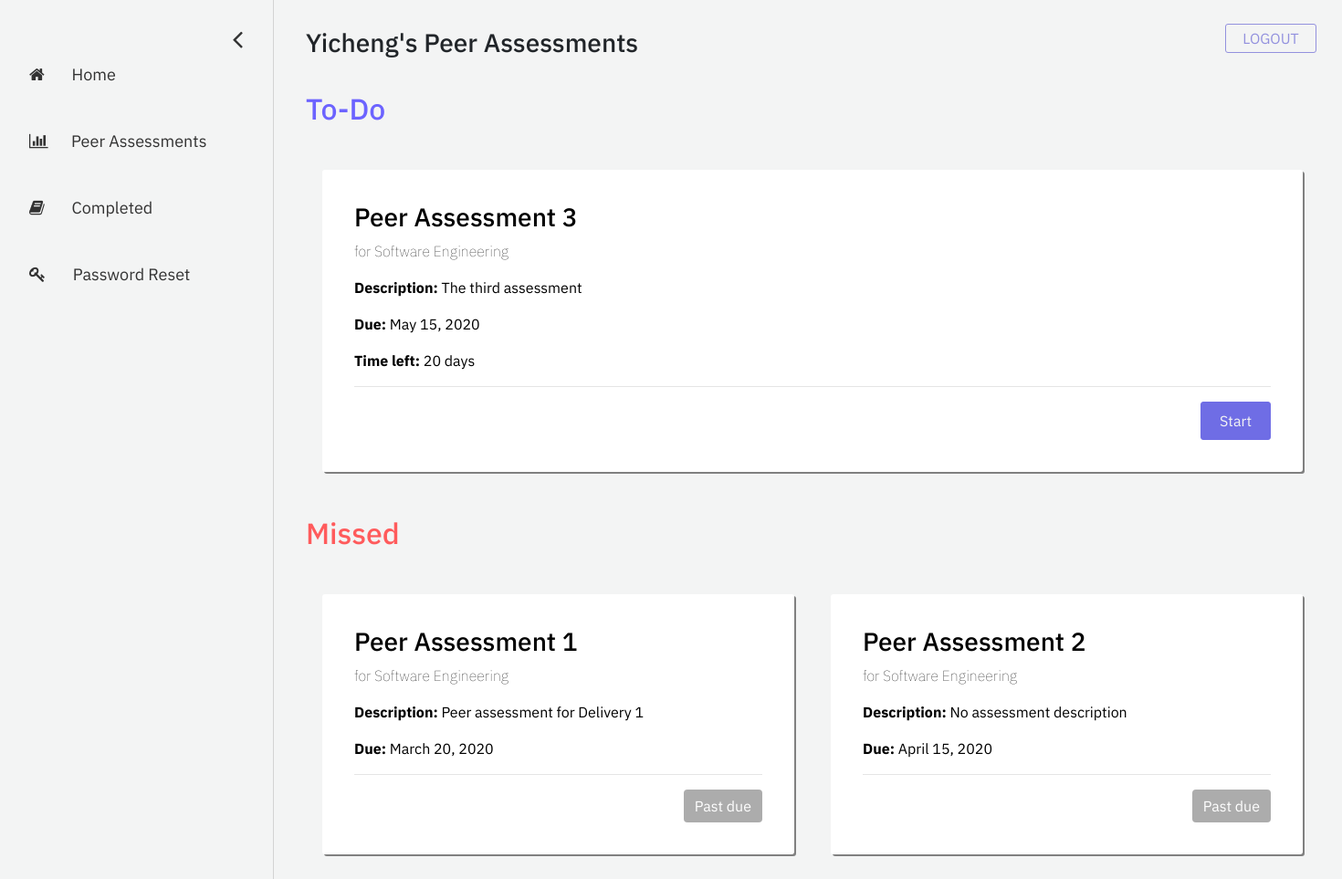
Before: /student/peer-assessments (signed in) with the older database file.
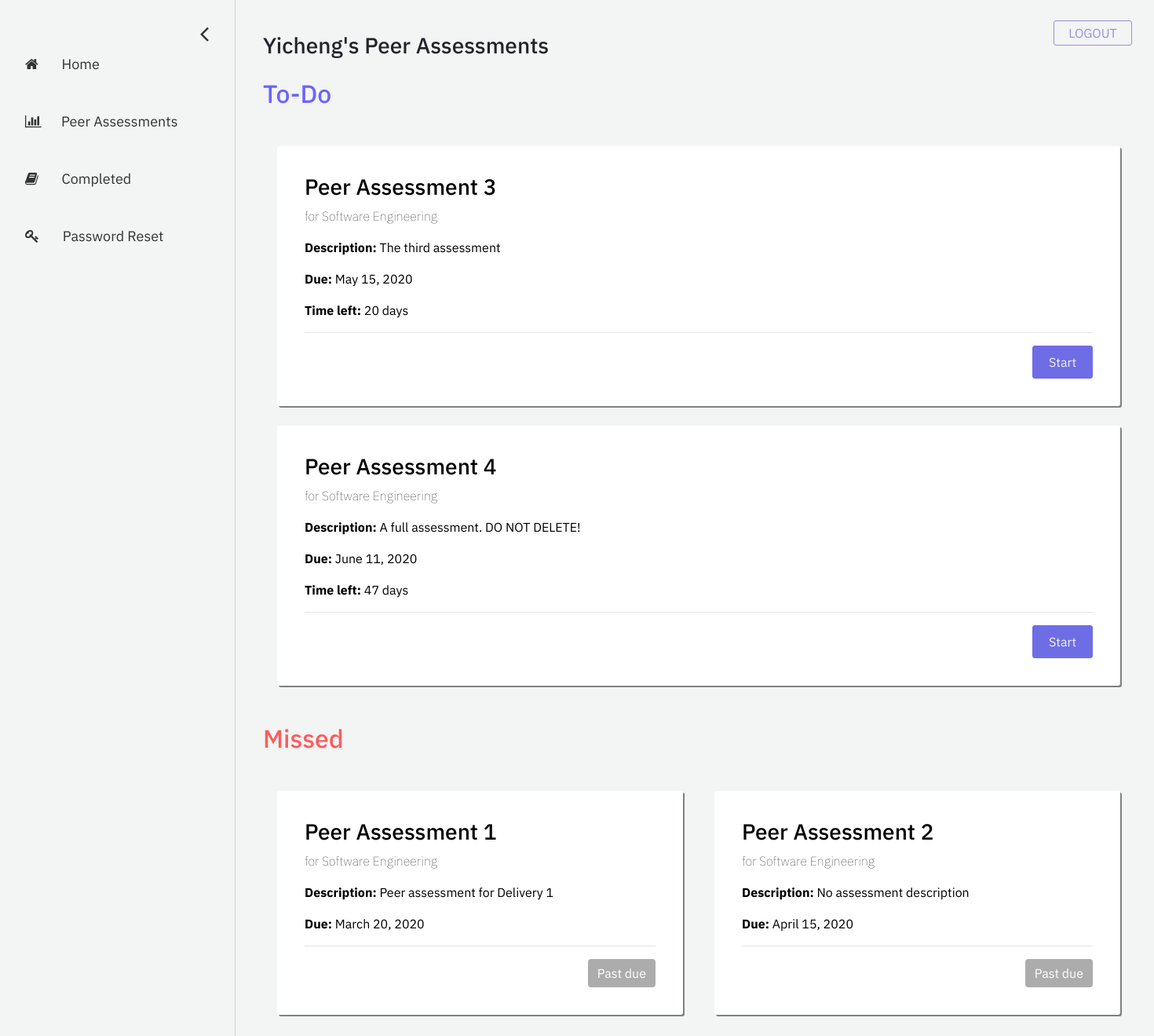
After: the same page with the newer database file.
### assessment/models.py (models this page shows, shortened)
class Assessment(models.Model):
    name = models.CharField("assessment name", max_length=255)
    description = models.TextField("description", max_length=512, blank=True)
    date_created = models.DateTimeField("date created", auto_now_add=True)
    start_date = models.DateField("start date")
    end_date = models.DateField("end date")
    course = models.ForeignKey(Course, on_delete=models.CASCADE) # the course that this peer review belongs to
    questions = models.ManyToManyField(Question) # a set of Questions under this assessment
    answers = models.ManyToManyField(Answer) # a set of Answers under this assessment
    def time_left(self):
        time = str(self.end_date - datetime.datetime.now().date())
        return time[:time.find(',')]
    def is_missed(self):
        time = str(self.end_date - datetime.datetime.now().date())
        if time[0] == '-':
            return True
        return False

### registration/models.py (models this page shows, shortened)
class Course(models.Model):
    course_name = models.CharField("course name", max_length=60)
    course_code = models.IntegerField("course code")
    section_number = models.SmallIntegerField("section number")
    year = models.SmallIntegerField("year of realization")
    semester_choices = (
        ('S', 'Spring'),
        ('F', 'Fall'),
    )
    semester = models.CharField("semester of realization", max_length = 1, choices = semester_choices)
    professors = models.ManyToManyField(User)
    students = models.ManyToManyField(User, related_name="students")

### eval_student/views.py (the view)
# urls.py: path('peer-assessments', views.peer_assessments, name='peer-assessments'),
def peer_assessments(request):
    assessment_list = Assessment.objects.all()
    filtered_list = []
    for i in assessment_list:
       if  request.user in i.course.students.all():
           filtered_list.append(i)
    context = {
        'assessment_list': filtered_list,
    }
    return render(request, 'eval_student/peer-assessments.html', context=context)

### eval_student/templates/eval_student/peer-assessments.html (shortened to what this page needs)
{% extends 'eval_student/base-sidebar.html'%}
{% load static %}
{% block content%}
<div id="main">
	<div class="container title-box">
		<h3>{{ user.first_name }}'s Peer Assessments</h3>
	</div>
	<div class="container">
		<h2 style="color: #6C63FF; margin-bottom: 0;">To-Do</h2>
		{% if assessment_list|length > 0 %}
			<div class="row">
				{% for assessment in assessment_list %}
					{% if not assessment.is_missed %}
						<div class="col grid-box">
							<h3> {{ assessment.name }} </h3>
							<p style="font-weight: 20;"> for {{ assessment.course.course_name }}</p>
							{% if assessment.description != '' %}
								<p><b>Description:</b> {{ assessment.description }}</p>
							{% else %}
								<p><b>Description:</b> No assessment description</p>
							{% endif %}
							<p> <b>Due:</b> {{ assessment.end_date }}</p>
							<p> <b>Time left:</b> {{ assessment.time_left }}</p>
							<hr>
							<form>
								<button formaction="{% url 'answer-assessment' assessment_id=assessment.id %}" class="btn btn-primary buttons purple float-right">Start</button>
							</form>
						</div>
					{% endif %}
				{% endfor %}
			</div>
		{% else %}
			<p>No peer assessment available.</p>
		{% endif %}
	</div>
	<div class="container">
		<h2 style="color: rgb(255, 91, 92); margin-bottom: 0;">Missed</h2>
			{% if assessment_list|length > 0 %}
				<div class="row">
					{% for assessment in assessment_list %}
						{% if assessment.is_missed %}
							<div class="col grid-box">
								<h3> {{ assessment.name }} </h3>
								<p style="font-weight: 20;"> for {{ assessment.course.course_name }}</p>
								{% if assessment.description != '' %}
									<p><b>Description:</b> {{ assessment.description }}</p>
								{% else %}
									<p><b>Description:</b> No assessment description</p>
								{% endif %}
								<p> <b>Due:</b> {{ assessment.end_date }}</p>
								<hr>
								<button type="submit" style="background-color: gray; border: gray;" class="btn btn-primary float-right" disabled>Past due</button>
							</div>
						{% endif %}
					{% endfor %}
				</div>
			{% else %}
				<p>No peer assessment available.</p>
			{% endif %}
	</div>
</div>
{% endblock %}

Changed rows visible on the page:
added Assessment: name "Peer Assessment 4", course.course_name "Software Engineering", description "A full assessment. DO NOT DELETE!", end_date "June 11, 2020", time_left "47 days", shown under "To-Do"
